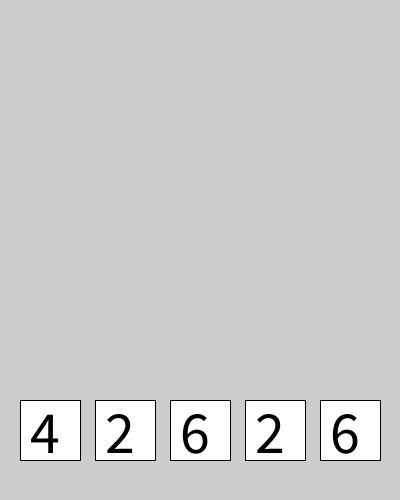
Frame 1 (no input)
Frame 60 (the mouse pressed at the canvas centre just before this capture): identical to frame 1, image omitted
Frame 120 (the mouse held since frame 60 and released just before this capture): identical to frame 1, image omitted

The Processing sketch that drew this single still picture (run headless with seeded random() and noise(); from frame 60 on, the mouse is pressed at the canvas centre):

// Processing sketch: yams
// ── yams.pde
IntList dices = new IntList();
IntList selected = new IntList();

void setup() {
  size(400,500);
  roll();
  //print(dices);
  //dices.sort();
  //print(dices);
}

void roll() {
  for(int i = 0; i<5; i++) {
    int value = int(random(1,7));
    dices.append(value);
    fill(255);
    rect(20+i*75,400,60,60);
    textSize(60);
    fill(0);
    text(value,30+i*75,453);
  }
  print(dices);
}

void draw() {
  fill(255);
  //rect(20+3*75,400,60,60);
  for( int value : selected) {
    fill(0);
    rect(20+value*75,400,60,60);
  }
}

void mouseReleased() {
  if(selected.hasValue(3)) {
    selected.remove(selected.index(3));
  } else {
    selected.append(3);
  }
}
